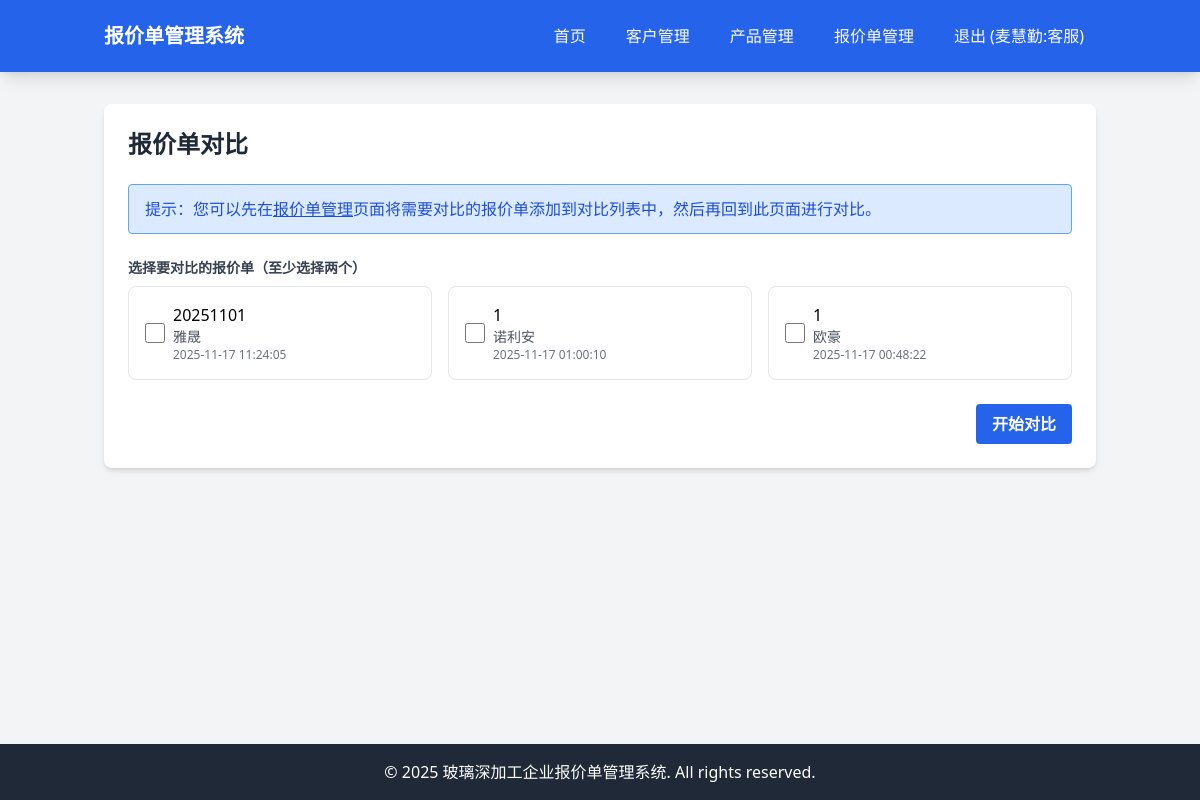
/quotes/comparison (signed in), run on an earlier commit of the app's database.
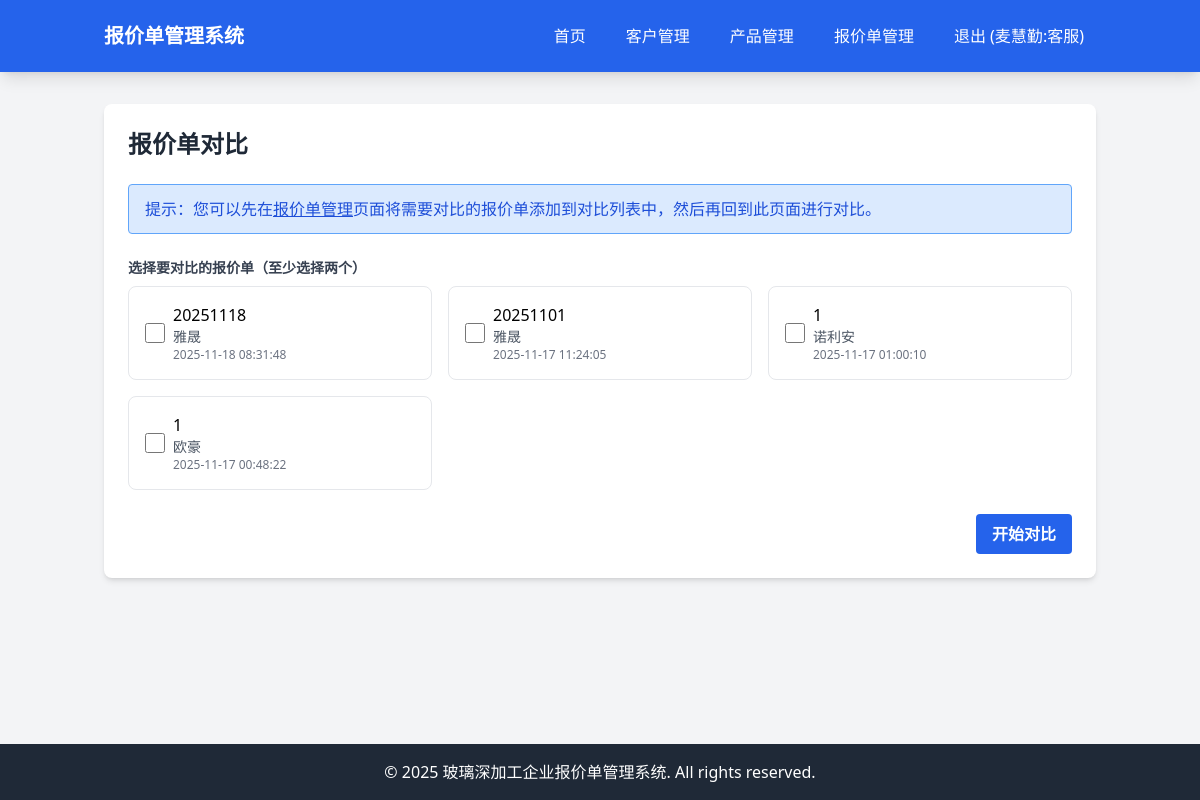
And on a later commit of the database.
### tables this page shows
CREATE TABLE quotes (id INTEGER PRIMARY KEY AUTOINCREMENT, customer_id INTEGER, category VARCHAR(20), version VARCHAR(20), is_active BOOLEAN DEFAULT 0, discount_rate DECIMAL(5, 2) DEFAULT 0, rebate_rate DECIMAL(5, 2) DEFAULT 0, effective_date DATE, expiry_date DATE, created_at DATETIME DEFAULT CURRENT_TIMESTAMP, updated_at DATETIME DEFAULT CURRENT_TIMESTAMP);

CREATE TABLE customers (id INTEGER PRIMARY KEY AUTOINCREMENT, code VARCHAR(10), short_name VARCHAR(100), full_name VARCHAR(200), address TEXT, phone VARCHAR(20), company_name VARCHAR(200), credit_code VARCHAR(50), bank VARCHAR(100), account_number VARCHAR(100), level VARCHAR(50), created_at DATETIME DEFAULT CURRENT_TIMESTAMP, updated_at DATETIME DEFAULT CURRENT_TIMESTAMP);

### app/Controllers/Controller.php (called while the page is built, shortened)
<?php
class Controller
{
    protected $view;
    public function __construct()
    {
        $this->view = new View();
    }
    protected function render($view, $data = [])
    {
        return $this->view->render($view, $data);
    }
}

### app/Controllers/QuoteComparisonController.php (called while the page is built, shortened)
<?php
class QuoteComparisonController extends Controller
{
    protected $quote;
    protected $customer;
    public function __construct()
    {
        $this->quote = new Quote();
        $this->customer = new Customer();
    }
    public function index()
    {
        $compareIds = $this->get('compare_ids', '');
        if (!empty($compareIds)) {
            $ids = explode(',', $compareIds);
            $quotes = [];
            foreach ($ids as $id) {
                $quote = $this->quote->find($id);
                if ($quote) {
                    $quotes[] = $quote;
                }
            }
        } else {
            $quotes = $this->quote->query()
                ->orderBy('created_at', 'DESC')
                ->get();
        }
        $customers = [];
        foreach ($quotes as $quote) {
            if (!isset($customers[$quote['customer_id']])) {
                $customer = $this->customer->find($quote['customer_id']);
                $customers[$quote['customer_id']] = $customer;
            }
        }
        return $this->render('quotes/comparison/index', [
            'quotes' => $quotes,
            'customers' => $customers
        ]);
    }
}

### app/Models/Model.php (called while the page is built, shortened)
<?php
abstract class Model
{
    protected $connection;
    protected $table;
    protected $primaryKey = 'id';
    public function __construct()
    {
        $this->connection = $this->getConnection();
    }
    protected function getConnection()
    {
        static $pdo = null;
        if ($pdo === null) {
            $config = require __DIR__ . '/../../config/database.php';
            $dbConfig = $config['connections'][$config['default']];
            if ($dbConfig['driver'] === 'mysql') {
                $dsn = "mysql:host={$dbConfig['host']};port={$dbConfig['port']};dbname={$dbConfig['database']};charset={$dbConfig['charset']}";
                $username = $dbConfig['username'] ?? '';
                $password = $dbConfig['password'] ?? '';
                $pdo = new PDO($dsn, $username, $password);
            } else {
                $dsn = "sqlite:{$dbConfig['database']}";
                $pdo = new PDO($dsn);
            }
            $pdo->setAttribute(PDO::ATTR_ERRMODE, PDO::ERRMODE_EXCEPTION);
            $pdo->setAttribute(PDO::ATTR_DEFAULT_FETCH_MODE, PDO::FETCH_ASSOC);
        }
        return $pdo;
    }
    public function find($id)
    {
        $stmt = $this->connection->prepare("SELECT * FROM {$this->table} WHERE {$this->primaryKey} = ?");
        $stmt->execute([$id]);
        return $stmt->fetch();
    }
    public function query()
    {
        return new QueryBuilder($this->connection, $this->table);
    }
}

### app/Models/QueryBuilder.php (called while the page is built, shortened)
<?php
class QueryBuilder
{
    protected $connection;
    protected $table;
    protected $bindings = [];
    protected $orderBy = [];
    public function __construct($connection, $table)
    {
        $this->connection = $connection;
        $this->table = $table;
    }
    public function orderBy($column, $direction = 'ASC')
    {
        $this->orderBy[] = "{$column} {$direction}";
        return $this;
    }
    public function get()
    {
        $sql = $this->buildSelectQuery();
        $stmt = $this->connection->prepare($sql);
        $stmt->execute($this->bindings);
        return $stmt->fetchAll();
    }
    protected function buildSelectQuery()
    {
        $sql = "SELECT * FROM {$this->table}";
        if (!empty($this->orderBy)) {
            $sql .= " ORDER BY " . implode(', ', $this->orderBy);
        }
        return $sql;
    }
}

### resources/views/quotes/comparison/index.php (the view, shortened to what the changed rows need)
<div class="bg-white rounded-lg shadow-md p-6">
    <div class="flex justify-between items-center mb-6">
        <h1 class="text-2xl font-bold text-gray-800">报价单对比</h1>
    </div>
    <form action="/quotes/comparison" method="POST">
        <div class="mb-6">
            <div class="grid grid-cols-1 md:grid-cols-2 lg:grid-cols-3 gap-4">
                <?php foreach ($quotes as $quote): ?>
                <div class="border rounded-lg p-4 hover:bg-gray-50">
                    <label class="flex items-center">
                        <input type="checkbox" name="quote_ids[]" value="<?= $quote['id'] ?>" class="mr-2 h-5 w-5 text-blue-600">
                        <div>
                            <div class="font-medium"><?= htmlspecialchars($quote['version']) ?></div>
                            <div class="text-sm text-gray-600">
                                <?= htmlspecialchars($customers[$quote['customer_id']]['short_name'] ?? $customers[$quote['customer_id']]['full_name'] ?? '未知客户') ?>
                            </div>
                            <div class="text-xs text-gray-500"><?= htmlspecialchars($quote['created_at']) ?></div>
                        </div>
                    </label>
                </div>
                <?php endforeach; ?>
            </div>
        </div>
    </form>
</div>

What changed in the data, as far as the page shows it:
added quotes: version "20251118", customer.short_name "雅晟", created_at "2025-11-18 08:31:48"
